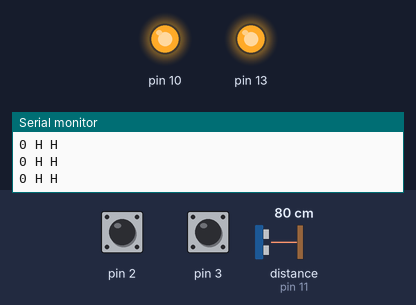
The sketch below on a simulated Arduino Uno, built with avr-gcc and run on an emulated ATmega328P. Parts: output pins drawn as LEDs (lit = HIGH), the last lines printed to the serial monitor. Dashed ring = blinking. Inputs (shaded band) come from the test bench; at power-on: pin 2 HIGH, pin 3 HIGH, distance to the obstacle (sensor on pin 11) 80 cm. The echo pulse lasts 58.3 µs per cm.

Above: at 1.4 s.
1.5 s: pin 2 pulled LOW for 3.2 s
At 5.0 s:
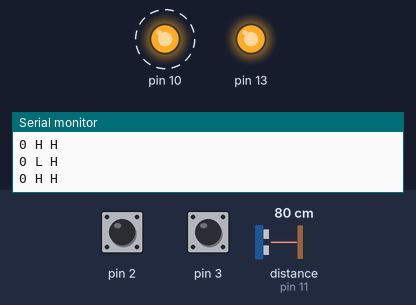
6.2 s: pin 3 pulled LOW for 1 s
At 8.3 s:
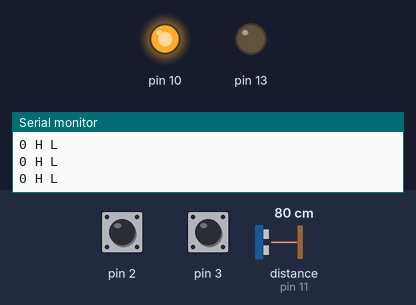
8.7 s: pin 2 pulled LOW for 0.5 s
At 10.2 s:
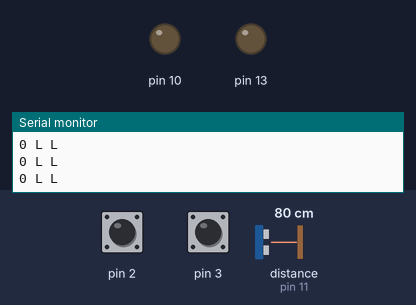
10.9 s: pin 2 pulled LOW for 1 s
At 12.7 s:
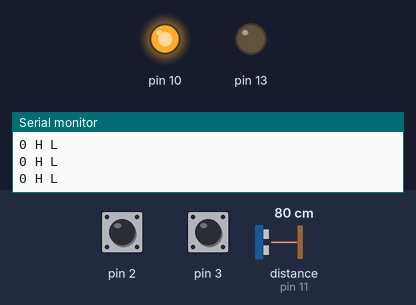
13.4 s: pin 3 pulled LOW for 3.2 s
At 13.65 s:
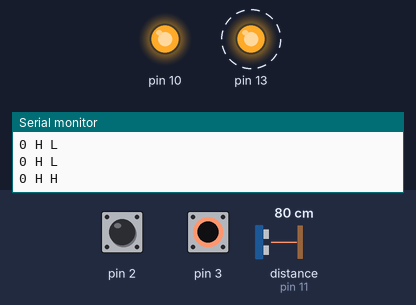
Timing chart, 0 to 17.8 s (numbered marks = the images above; inputs shaded):
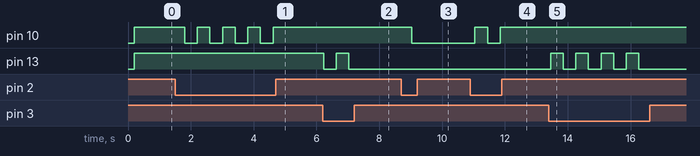

Measured:
- after the input at 1.5 s, pin 10: alternates HIGH for 0.40 s and LOW for 0.40 s, 8 changes in all, then stays HIGH, starting after 0.31 s
- after the input at 6.2 s, pin 13: HIGH → LOW at once, → HIGH 0.40 s later, → LOW 0.40 s later
- after the input at 8.7 s, pin 10: HIGH → LOW after 0.33 s
- after the input at 10.9 s, pin 10: LOW → HIGH after 0.14 s, → LOW 0.40 s later, → HIGH 0.40 s later
- after the input at 13.4 s, pin 13: alternates HIGH for 0.40 s and LOW for 0.40 s, 8 changes in all, then stays LOW, starting after 0.05 s

The sketch:

DCST_A1_HG.ino
```cpp
// Designing Creativity Support Tools A1
//Haley Greenyer

// Include NewPing and CapacitiveSensor Libraries
#include "NewPing.h"
#include <CapacitiveSensor.h>

//define the sensor pins
CapacitiveSensor   button1 = CapacitiveSensor(4, 2);
CapacitiveSensor   button2 = CapacitiveSensor(4, 3);

// smoothing variables
const int numReadings = 10;
int readings[numReadings];
int readIndex = 0;
int total = 0;
int average = 0;

//initialize capacitive touch sensing variables
int total1val = 5000;
int total2val = 5000; //adjustable threshold
int state1 = HIGH;    //state of the 'buttons'
int previous1 = LOW;
int state2 = HIGH;
int previous2 = LOW;

String out1 = "H"; //what will be sent to the Serial Monitor
String out2 = "H";

long time1 = 0; //last time the output pin was toggled
long time2 = 0;
long debounce = 200;


#define TRIGGER_PIN 9
#define ECHO_PIN 11

// Maximum distance we want to ping for (in centimeters).
#define MAX_DISTANCE 10

// NewPing setup of pins and maximum distance.
NewPing sonar(TRIGGER_PIN, ECHO_PIN, MAX_DISTANCE);
float duration;
int distance;

void setup()
{
  Serial.begin(9600);
  pinMode(10, OUTPUT);
  pinMode(13, OUTPUT);

  // initialize all the readings to 0 (smoothing)
  for (int thisReading = 0; thisReading < numReadings; thisReading++) {
    readings[thisReading] = 0;
  }
}

void loop()
{
  long start = millis();
  long total1 =  button1.capacitiveSensor(1000);
  long total2 =  button2.capacitiveSensor(1000);

  //button 1 pressed?
  if (total1 > total1val && millis() - time1 > debounce) {
    if (state1 == HIGH){
      state1 = LOW;
      previous1 = LOW; //to track the state of the button
      out1 = "L";  //to send to the Serial Monitor
    }
    else {
      state1 = HIGH;
      previous1 = HIGH;
      out1 = "H";
    }
  }

  //button 2 pressed?
  if (total2 > total2val && millis() - time2 > debounce) {
    if (state2 == HIGH){
      state2 = LOW;
      previous2 = LOW;
      out2 = "L";
    }
    else {
      state2 = HIGH;
      previous2 = HIGH;
      out2 = "H";
    }
  }

 //LED indication of button state
  digitalWrite(10, state1);
  digitalWrite(13, state2);

 //Ultrasonic sensor reading
  distance = sonar.ping_cm();

  //smoothing (average readings)
  total = total-readings[readIndex];
  if (distance < 15 && distance > 0){
    readings[readIndex] = distance;
  }
  total = total + readings[readIndex];
  readIndex = readIndex + 1;

  if(readIndex >= numReadings){
    readIndex=0;
  }

  //to send to Serial Monitor
  average = total/numReadings;

  //output to Serial Monitor
  String distSend = String(average);
  Serial.println(distSend + ' ' + out1 + ' ' + out2);
  delay(200);
}
```
